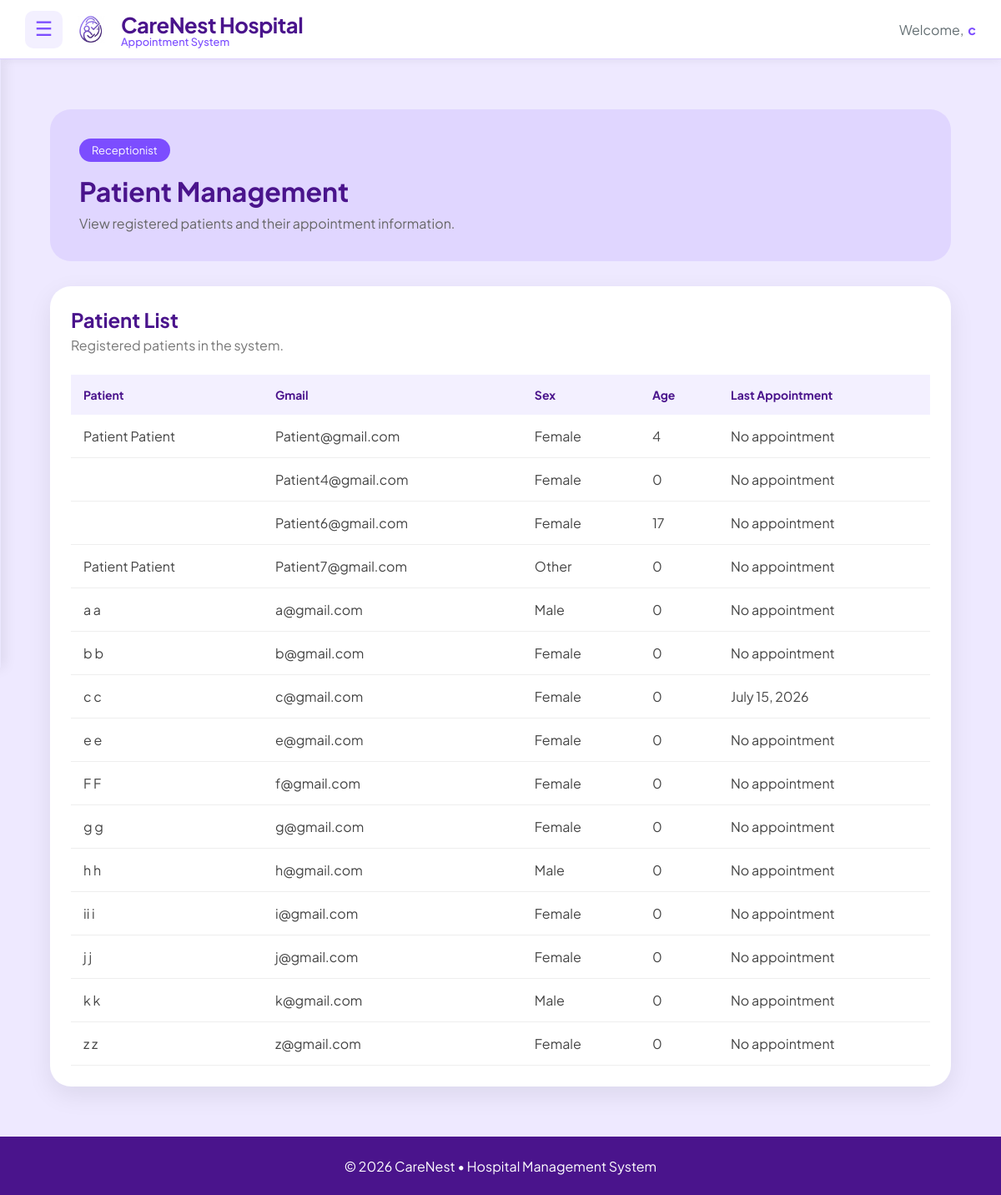
/receptionist/patients/ (signed in), run on the app's committed database.
### main/models.py (models this page shows, shortened)
class Patient(models.Model):
    SEX_CHOICES = [
        ('Male', 'Male'),
        ('Female', 'Female'),
        ('Other', 'Other'),
    ]
    BLOOD_TYPE_CHOICES = [
        ('A+', 'A+'),
        ('A-', 'A-'),
        ('B+', 'B+'),
        ('B-', 'B-'),
        ('AB+', 'AB+'),
        ('AB-', 'AB-'),
        ('O+', 'O+'),
        ('O-', 'O-'),
        ('Unknown', 'Unknown'),
    ]
    user = models.OneToOneField(
        User,
        on_delete=models.CASCADE,
        related_name='patient_profile'
    )
    first_name = models.CharField(max_length=50, default="Unknown")
    middle_name = models.CharField(max_length=50, blank=True, null=True)
    last_name = models.CharField(max_length=50, default="Unknown")
    date_of_birth = models.DateField()
    sex = models.CharField(
        max_length=10,
        choices=SEX_CHOICES,
        default='Male'
    )
    blood_type = models.CharField(
        max_length=10,
        choices=BLOOD_TYPE_CHOICES,
        default='Unknown'
    )
    height = models.DecimalField(
        max_digits=5,
        decimal_places=2,
        blank=True,
        null=True,
        help_text="Height in centimeters"
    )
    weight = models.DecimalField(
        max_digits=5,
        decimal_places=2,
        blank=True,
        null=True,
        help_text="Weight in kilograms"
    )
    address = models.TextField()
    contact_number = models.CharField(max_length=15)
    profile_picture = models.ImageField(
        upload_to=user_directory_path,
        default='default.jpg',
        blank=True,
        null=True
    )
    @property
    def age(self):
        if not self.date_of_birth:
            return "N/A"
        today = date.today()
        return today.year - self.date_of_birth.year - (
            (today.month, today.day) <
            (self.date_of_birth.month, self.date_of_birth.day)
        )

class Appointment(models.Model):
    STATUS_CHOICES = [
        ('Waiting', 'Waiting'),
        ('Pending', 'Pending'),
        ('Confirmed', 'Confirmed'),
        ('Completed', 'Completed'),
        ('Cancelled', 'Cancelled'),
    ]
    TIME_PERIOD_CHOICES = [
        ('AM', 'AM'),
        ('PM', 'PM'),
    ]
    patient = models.ForeignKey(
        Patient,
        on_delete=models.CASCADE,
        related_name='appointments'
    )
    doctor = models.ForeignKey(
        Doctor,
        on_delete=models.CASCADE,
        related_name='appointments'
    )
    date = models.DateField()
    time_period = models.CharField(
        max_length=2,
        choices=TIME_PERIOD_CHOICES,
        default='AM'
    )
    reason = models.TextField()
    status = models.CharField(
        max_length=15,
        choices=STATUS_CHOICES,
        default='Pending'
    )
    created_at = models.DateTimeField(auto_now_add=True)

### main/views.py (the view)
@login_required
def receptionist_patients(request):
    patients = Patient.objects.all()
    for patient in patients:
        patient.last_appointment = patient.appointments.filter(
            status="Confirmed"
        ).order_by("-date").first()
    context = {
        "patients": patients
    }
    return render(
        request,
        "receptionist/appointment/receptionist_patient.html",
        context
    )

### main/templates/receptionist/appointment/receptionist_patient.html (shortened to what this page needs)
{% extends "includes/dashboard_base.html" %}
{% load static %}
{% block content %}
{% block extra_css %}
<link rel="stylesheet" href="{% static 'css/receptionist_patient.css' %}">
{% endblock %}
<div class="patients-page">
    <section class="page-header">
        <div>
            <span class="page-tag">
                Receptionist
            </span>
            <h1>
                Patient Management
            </h1>
            <p>
                View registered patients and their appointment information.
            </p>
        </div>
    </section>
    <section class="patient-card">
        <div class="card-header">
            <h2>
                Patient List
            </h2>
            <p>
                Registered patients in the system.
            </p>
        </div>
        <div class="table-wrapper">
            <table class="patient-table">
                <thead>
                    <tr>
                        <th>Patient</th>
                        <th>Gmail</th>
                        <th>Sex</th>
                        <th>Age</th>
                        <th>Last Appointment</th>
                    </tr>
                </thead>
                <tbody>
                {% for patient in patients %}
                    <tr>
                        <td>
                            {{ patient.user.get_full_name }}
                        </td>
                        <td>
                            {{ patient.user.email }}
                        </td>
                        <td>
                            {{ patient.sex }}
                        </td>
                        <td>
                            {{ patient.age }}
                        </td>
                      <td>
    {% if patient.last_appointment %}
        {{ patient.last_appointment.date }}
    {% else %}
        No appointment
    {% endif %}
</td>
                    </tr>
                {% empty %}
                    <tr>
                        <td colspan="5" class="empty-row">
                            No patients registered.
                        </td>
                    </tr>
                {% endfor %}
                </tbody>
            </table>
        </div>
    </section>
</div>
{% endblock %}

### main/templates/includes/dashboard_base.html (shortened to what this page needs)
{% load static %}
<!DOCTYPE html>
<html lang="en">
<head>
    <link rel="stylesheet" href="{% static 'css/dashboard_base.css' %}">
</head>
<body>
    <header class="dashboard-header">
        <div class="header-left">
            <button class="menu-btn" id="menu-toggle">
                ☰
            </button>
            <div class="brand">
                <img src="{% static 'images/CarenestLOGO.png' %}" alt="CareNest Logo" class="logo">
                <div class="brand-text">
                    <span class="hospital-name">CareNest Hospital</span>
                    <span class="tagline">Appointment System</span>
                </div>
            </div>
        </div>
        <div class="header-right">
            <span class="welcome-text">Welcome,</span>
            <span class="user-name">
                {{ request.user.first_name }}
            </span>
        </div>
    </header>
    <main class="dashboard-content" id="dashboard-content">
    {% block content %}
    {% endblock %}
</main>
    <footer class="dashboard-footer">
        <p>
            © 2026 CareNest • Hospital Management System
        </p>
    </footer>
</body>
</html>

### main/static/css/dashboard_base.css (style rules this page uses)
:root { --header-height:70px; --footer-height:70px; --sidebar-width:260px; --primary-purple:#7c4dff; --soft-purple:#f3f0ff; --deep-purple:#4a148c; --text-main:#2d3436; --text-muted:#636e72; --white:#ffffff; }
body { margin:0; font-family:'Plus Jakarta Sans',sans-serif; background:#fafaff; color:var(--text-main); min-height:100vh; display:flex; flex-direction:column; }
.dashboard-header { position:sticky; top:0; z-index:1000; height:70px; display:flex; justify-content:space-between; align-items:center; padding:0 30px; background:var(--white); border-bottom:1px solid #ddd0ff; box-shadow:0 2px 10px rgba(0,0,0,.05); }
.header-left { display:flex; align-items:center; gap:18px; }
.menu-btn { width:45px; height:45px; border:none; border-radius:10px; background:var(--soft-purple); color:var(--primary-purple); font-size:24px; cursor:pointer; transition:.3s; }
.brand { display:flex; align-items:center; gap:12px; }
.logo { width:32px; height:32px; object-fit:contain; margin-right:8px; }
.brand-text { display:flex; flex-direction:column; }
.hospital-name { font-size: 1.6rem; font-weight: 700; color: var(--deep-purple); letter-spacing: -0.5px; }
.tagline { font-size: 0.8rem; color: var(--primary-purple); font-weight: 500; margin-top: -4px; }
.header-right { display:flex; align-items:center; gap:5px; font-size:16px; }
.welcome-text { color:var(--text-muted); }
.user-name { font-weight:700; color:var(--primary-purple); }
.dashboard-content { flex:1; padding:30px; transition:margin-left .3s ease; background:#eee9ff; min-height:calc(100vh - var(--header-height) - var(--footer-height)); }
.dashboard-footer { height:70px; background:var(--deep-purple); color:white; display:flex; justify-content:center; align-items:center; flex-shrink:0; }

### main/static/css/receptionist_patient.css (style rules this page uses)
.patients-page { max-width: 1200px; margin: auto; padding: 30px; font-family: 'Plus Jakarta Sans', sans-serif; }
.page-header { background: rgba(124, 77, 255, 0.12); padding: 35px; border-radius: 25px; margin-bottom: 30px; }
.page-tag { display: inline-block; background: #7c4dff; color: white; padding: 6px 15px; border-radius: 20px; font-size: 13px; }
.page-header h1 { margin: 15px 0 8px; color: #4a148c; font-size: 32px; }
.page-header p { color: #666; margin: 0; }
.patient-card { background: white; border-radius: 25px; padding: 25px; box-shadow: 0 10px 30px rgba(0,0,0,0.08); }
.card-header h2 { margin: 0; color: #4a148c; }
.card-header p { color: #777; margin-top: 5px; margin-bottom: 25px; }
.table-wrapper { overflow-x: auto; }
.patient-table { width: 100%; border-collapse: collapse; }
.patient-table th { text-align: left; padding: 15px; background: #f3f0ff; color: #4a148c; font-size: 14px; }
.patient-table td { padding: 15px; border-bottom: 1px solid #eee; color: #444; }

### data on the page
Patient: user.get_full_name "Patient Patient", user.email "Patient@gmail.com", sex "Female", age "4", shows "No appointment"
Patient: user.email "Patient4@gmail.com", sex "Female", age "0", shows "No appointment"
Patient: user.email "Patient6@gmail.com", sex "Female", age "17", shows "No appointment"
Patient: user.get_full_name "Patient Patient", user.email "Patient7@gmail.com", sex "Other", age "0", shows "No appointment"
Patient: user.get_full_name "a a", user.email "a@gmail.com", sex "Male", age "0", shows "No appointment"
Patient: user.get_full_name "b b", user.email "b@gmail.com", sex "Female", age "0", shows "No appointment"
Patient: user.get_full_name "c c", user.email "c@gmail.com", sex "Female", age "0", last_appointment "July 15, 2026"
Patient: user.get_full_name "e e", user.email "e@gmail.com", sex "Female", age "0", shows "No appointment"
Patient: user.get_full_name "F F", user.email "f@gmail.com", sex "Female", age "0", shows "No appointment"
Patient: user.get_full_name "g g", user.email "g@gmail.com", sex "Female", age "0", shows "No appointment"
Patient: user.get_full_name "h h", user.email "h@gmail.com", sex "Male", age "0", shows "No appointment"
Patient: user.get_full_name "ii i", user.email "i@gmail.com", sex "Female", age "0", shows "No appointment"
Patient: user.get_full_name "j j", user.email "j@gmail.com", sex "Female", age "0", shows "No appointment"
Patient: user.get_full_name "k k", user.email "k@gmail.com", sex "Male", age "0", shows "No appointment"
Patient: user.get_full_name "z z", user.email "z@gmail.com", sex "Female", age "0", shows "No appointment"

### other printed values
{{ request.user.first_name }} "c"
